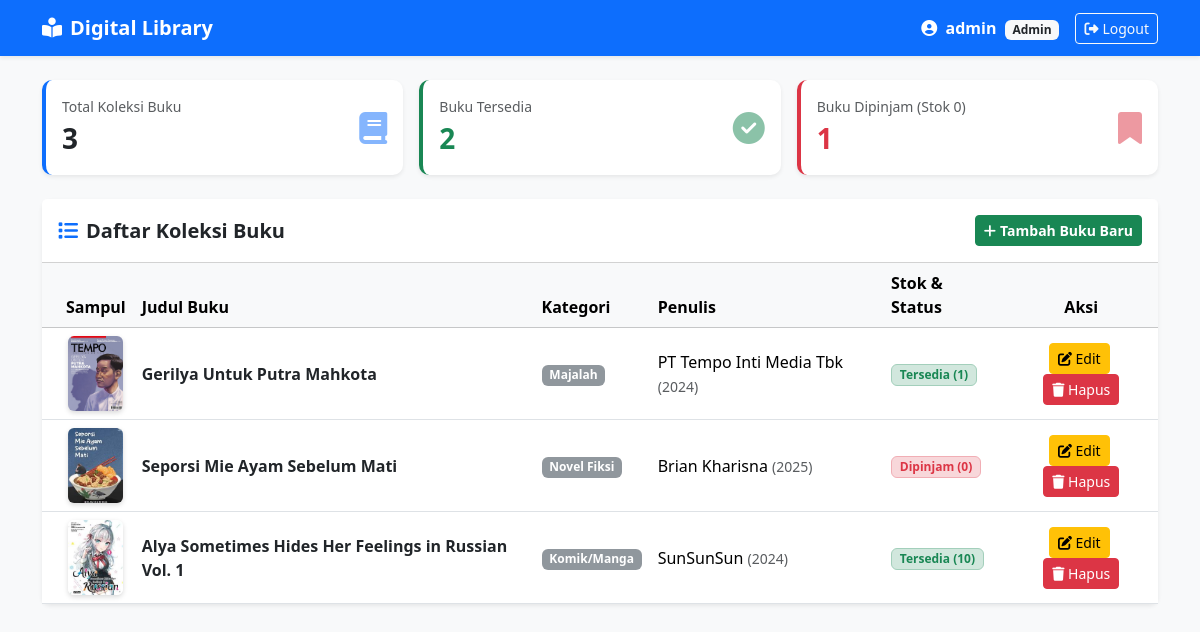
/dashboard.php (signed in), run on the app's committed database.
### tables this page shows
CREATE TABLE `buku` (
  `id` int(11) NOT NULL,
  `judul` varchar(100) DEFAULT NULL,
  `kategori` varchar(50) DEFAULT NULL,
  `penulis` varchar(100) DEFAULT NULL,
  `tahun` int(11) DEFAULT NULL,
  `stok` int(11) DEFAULT NULL,
  `sampul` varchar(255) DEFAULT NULL
);

### dashboard.php (the view, shortened to what this page needs)
<?php
include 'config/koneksi.php';
$isAdmin = ($_SESSION['role'] == 'admin');
$q_total = mysqli_query($koneksi, "SELECT COUNT(*) as total FROM buku");
$r_total = mysqli_fetch_assoc($q_total)['total'];
$q_ready = mysqli_query($koneksi, "SELECT COUNT(*) as ready FROM buku WHERE stok > 0");
$r_ready = mysqli_fetch_assoc($q_ready)['ready'];
$q_borrowed = mysqli_query($koneksi, "SELECT COUNT(*) as borrowed FROM buku WHERE stok = 0");
$r_borrowed = mysqli_fetch_assoc($q_borrowed)['borrowed'];
?>
<!DOCTYPE html>
<html lang="id">
<head>
    <link href="https://cdn.jsdelivr.net/npm/bootstrap@5.3.2/dist/css/bootstrap.min.css" rel="stylesheet">
    <link rel="stylesheet" href="https://cdnjs.cloudflare.com/ajax/libs/font-awesome/6.4.2/css/all.min.css">
</head>
<body>
    <nav class="navbar navbar-expand-lg navbar-dark bg-primary shadow-sm mb-4">
        <div class="container">
            <a class="navbar-brand fw-bold" href="#"><i class="fa-solid fa-book-open-reader me-2"></i>Digital Library</a>
            <div class="d-flex align-items-center text-white">
                <span class="me-3">
                    <i class="fa-solid fa-circle-user me-1"></i>
                    <strong><?php echo htmlspecialchars($_SESSION['username']); ?></strong>
                    <span class="badge bg-light text-dark ms-1"><?php echo ucfirst($_SESSION['role']); ?></span>
                </span>
                <a href="logout.php" class="btn btn-outline-light btn-sm"><i class="fa-solid fa-right-from-bracket me-1"></i>Logout</a>
            </div>
        </div>
    </nav>
    <div class="container">
        <div class="row g-3 mb-4">
            <div class="col-md-4">
                <div class="card card-stat bg-white p-3 shadow-sm border-start border-primary border-4">
                    <div class="d-flex justify-content-between align-items-center">
                        <div>
                            <div class="text-muted small">Total Koleksi Buku</div>
                            <div class="fs-3 fw-bold"><?php echo $r_total; ?></div>
                        </div>
                        <i class="fa-solid fa-book fa-2x text-primary opacity-50"></i>
                    </div>
                </div>
            </div>
            <div class="col-md-4">
                <div class="card card-stat bg-white p-3 shadow-sm border-start border-success border-4">
                    <div class="d-flex justify-content-between align-items-center">
                        <div>
                            <div class="text-muted small">Buku Tersedia</div>
                            <div class="fs-3 fw-bold text-success"><?php echo $r_ready; ?></div>
                        </div>
                        <i class="fa-solid fa-circle-check fa-2x text-success opacity-50"></i>
                    </div>
                </div>
            </div>
            <div class="col-md-4">
                <div class="card card-stat bg-white p-3 shadow-sm border-start border-danger border-4">
                    <div class="d-flex justify-content-between align-items-center">
                        <div>
                            <div class="text-muted small">Buku Dipinjam (Stok 0)</div>
                            <div class="fs-3 fw-bold text-danger"><?php echo $r_borrowed; ?></div>
                        </div>
                        <i class="fa-solid fa-bookmark fa-2x text-danger opacity-50"></i>
                    </div>
                </div>
            </div>
        </div>
        <div class="card shadow-sm border-0 rounded-3">
            <div class="card-header bg-white py-3 d-flex justify-content-between align-items-center">
                <h5 class="mb-0 fw-bold"><i class="fa-solid fa-list me-2 text-primary"></i>Daftar Koleksi Buku</h5>
                <?php if ($isAdmin): ?>
                    <a href="tambah_buku.php" class="btn btn-success btn-sm fw-semibold">
                        <i class="fa-solid fa-plus me-1"></i>Tambah Buku Baru
                    </a>
                <?php endif; ?>
            </div>
            <div class="card-body p-0">
                <div class="table-responsive">
                    <table class="table table-hover align-middle mb-0">
                        <thead class="table-light">
                            <tr>
                                <th class="text-center ps-4" style="width: 80px;">Sampul</th>
                                <th>Judul Buku</th>
                                <th>Kategori</th>
                                <th>Penulis</th>
                                <th>Stok & Status</th>
                                <?php if ($isAdmin) echo "<th class='text-center'>Aksi</th>"; ?>
                            </tr>
                        </thead>
                        <tbody>
                            <?php
                            $data = mysqli_query($koneksi, "SELECT * FROM buku ORDER BY id DESC");
                            if (mysqli_num_rows($data) > 0) {
                                while ($d = mysqli_fetch_array($data)) {
                                    $statusBadge = ($d['stok'] > 0)
                                        ? "<span class='badge bg-success-subtle text-success border border-success-subtle'>Tersedia ({$d['stok']})</span>"
                                        : "<span class='badge bg-danger-subtle text-danger border border-danger-subtle'>Dipinjam (0)</span>";
                            ?>
                            <tr>
                                <td class="text-center ps-4">
                                    <img src="uploads/<?php echo $d['sampul']; ?>" class="img-thumb" alt="Sampul">
                                </td>
                                <td><span class="fw-semibold text-dark"><?php echo htmlspecialchars($d['judul']); ?></span></td>
                                <td><span class="badge bg-secondary opacity-75"><?php echo htmlspecialchars($d['kategori']); ?></span></td>
                                <td><?php echo htmlspecialchars($d['penulis']); ?> <small class="text-muted">(<?php echo $d['tahun']; ?>)</small></td>
                                <td><?php echo $statusBadge; ?></td>
                                <?php if ($isAdmin): ?>
                                <td class="text-center">
                                    <a href="edit_buku.php?id=<?php echo $d['id']; ?>" class="btn btn-warning btn-sm me-1" title="Edit">
                                        <i class="fa-solid fa-pen-to-square"></i> Edit
                                    </a>
                                    <a href="hapus_buku.php?id=<?php echo $d['id']; ?>" class="btn btn-danger btn-sm" onclick="return confirm('Hapus data buku ini?')" title="Hapus">
                                        <i class="fa-solid fa-trash"></i> Hapus
                                    </a>
                                </td>
                                <?php endif; ?>
                            </tr>
                            <?php
                                }
                            } else {
                                echo "<tr><td colspan='6' class='text-center py-4 text-muted'>Belum ada koleksi buku.</td></tr>";
                            }
                            ?>
                        </tbody>
                    </table>
                </div>
            </div>
        </div>
    </div>
</body>
</html>

### dashboard.php (style rules this page uses)
body { background-color: #f8f9fa; }
.img-thumb { width: 55px; height: 75px; object-fit: cover; border-radius: 6px; box-shadow: 0 2px 5px rgba(0,0,0,0.15); }
.card-stat { border: none; border-radius: 10px; }

### data on the page
buku: sampul (picture), judul "Gerilya Untuk Putra Mahkota", kategori "Majalah", penulis "PT Tempo Inti Media Tbk", tahun "2024", stok "1"
buku: sampul (picture), judul "Seporsi Mie Ayam Sebelum Mati", kategori "Novel Fiksi", penulis "Brian Kharisna", tahun "2025", stok "Dipinjam (0)"
buku: sampul (picture), judul "Alya Sometimes Hides Her Feelings in Russian Vol. 1", kategori "Komik/Manga", penulis "SunSunSun", tahun "2024", stok "10"

### other printed values
$_SESSION['username'] "admin"
$_SESSION['role'] "Admin"
$r_total "3"
$r_ready "2"
$r_borrowed "1"
